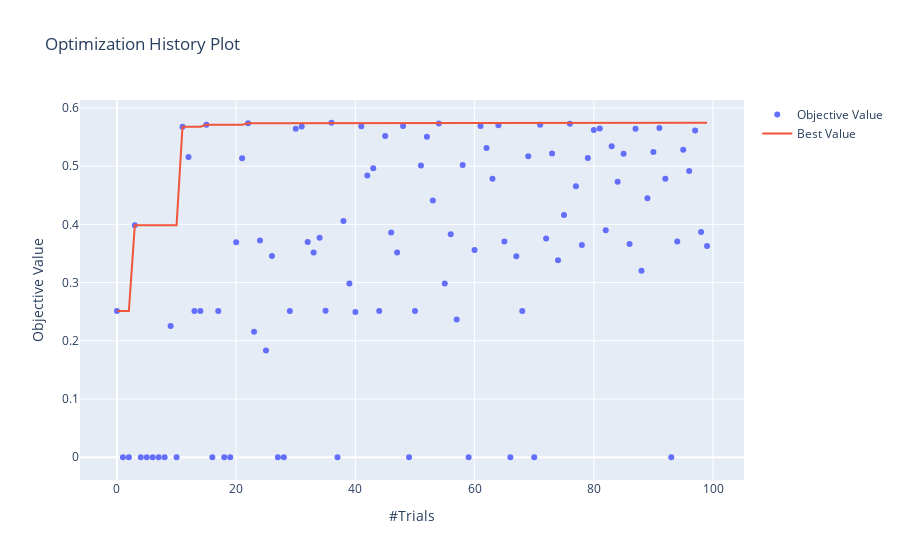

The code cell stored with this chart in its notebook:
### Code cell
print('Highest F1 Score',study_rf.best_value)

plot_optimization_history(study_rf)
